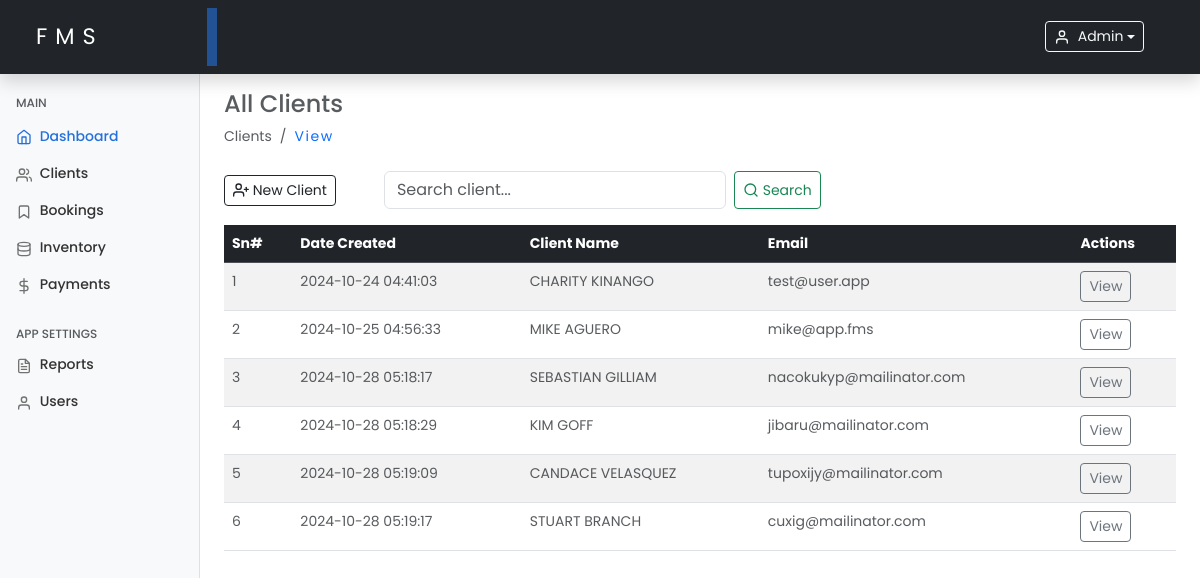
The page /clients.php (signed in) on the database its author committed.
### tables this page shows
CREATE TABLE `clients` (
  `id` int(11) NOT NULL,
  `client_name` varchar(100) NOT NULL,
  `client_phone` varchar(20) NOT NULL,
  `client_email` varchar(100) DEFAULT NULL,
  `client_address` varchar(255) DEFAULT NULL,
  `deceased_name` varchar(100) NOT NULL,
  `deceased_age` int(3) NOT NULL,
  `deceased_date_of_death` date NOT NULL,
  `deceased_cause` enum('natural','sickness','accident','other') NOT NULL,
  `deceased_gender` enum('male','female','other') NOT NULL,
  `created_at` timestamp NOT NULL DEFAULT current_timestamp(),
  `updated_at` timestamp NOT NULL DEFAULT current_timestamp() ON UPDATE current_timestamp()
);

### includes/functions.php (called while the page is built, shortened)
<?php
require_once 'config.php';
function getClients()
{
    global $conn;
    $clients = [];
    $sql = "SELECT * FROM clients";
    $result = $conn->query($sql);
    if ($result->num_rows > 0) {
        while ($row = $result->fetch_assoc()) {
            $clients[] = $row;
        }
    }
    return $clients;
}

### clients.php (the view, shortened to what this page needs)
<?php
include 'includes/functions.php';
$clients = getClients();
include './includes/header.php';
include './includes/sidebar.php';
?>
<main class="col-md-9 ms-sm-auto col-lg-10 px-md-4 mt-2">
    <h4 class="text-muted text-capitalize mt-2">all clients</h4>
    <ol class="breadcrumb mb-2">
        <li class="breadcrumb-item active">Clients</li>
        <li class="breadcrumb-item">
            <a class="text-decoration-none hover-underline" href="./clients.php">View</a>
        </li>
    </ol>
    <div class="d-flex justify-content-start flex-wrap flex-md-nowrap align-items-center pt-3 pb-2 mb-2 border-bottom-none">
        <button type="button" class="btn btn-sm btn-outline-dark me-5 d-flex align-items-center" data-bs-toggle="modal" data-bs-target="#exampleModal">
            <span data-feather="user-plus"></span>&nbsp;New Client
        </button>
        <form class="d-flex" onsubmit="return false;">
            <input class="form-control me-2" type="search" id="searchInput" placeholder="Search client..." aria-label="Search" required>
            <button class="btn btn-sm btn-outline-success d-flex align-items-center" id="searchButton" type="button">
                <span data-feather="search"></span>&nbsp;Search
            </button>
        </form>
    </div>
    <div class="table-responsive">
        <table class="table table-striped table-hover table-lg">
            <thead class="table-dark">
                <tr>
                    <th>Sn#</th>
                    <th>Date Created</th>
                    <th>Client Name</th>
                    <th>Email</th>
                    <th>Actions</th>
                </tr>
            </thead>
            <tbody>
                <?php if (empty($clients)): ?>
                    <tr>
                        <td colspan="5" class="text-center text-danger">
                            <strong>Ooops! No clients found.</strong>
                        </td>
                    </tr>
                <?php else: ?>
                    <?php foreach ($clients as $index => $client): ?>
                        <tr>
                            <td class="text-muted"><?php echo $index + 1; ?></td>
                            <td class="text-muted"><?php echo htmlspecialchars($client['created_at']); ?></td>
                            <td class="text-muted text-uppercase"><?php echo htmlspecialchars($client['client_name']); ?></td>
                            <td class="text-muted"><?php echo htmlspecialchars($client['client_email']); ?></td>
                            <td>
                                <a class="btn btn-sm btn-outline-secondary" href="viewClient.php?id=<?php echo $client['id']; ?>" class="btn btn-sm btn-success btn-sm">View</a>
                            </td>
                        </tr>
                    <?php endforeach; ?>
                <?php endif; ?>
            </tbody>
        </table>
    </div>
</main>
<?php include './includes/footer.php'; ?>

### assets/css/dashboard.css (style rules this page uses)
* { margin: 0; padding: 0; box-sizing: border-box; }
body { font-size: .875rem; font-family: "Poppins", sans-serif; }
.feather { width: 16px; height: 16px; vertical-align: text-bottom; }

### includes/header.php (style rules this page uses)
.active { background-color: transparent !important; }
.text-decoration-none { font-weight: 400; letter-spacing: 0.1rem; text-decoration: none !important; }

### rows shown on the page
clients: created_at "2024-10-24 04:41:03", client_name "CHARITY KINANGO", client_email "test@user.app"
clients: created_at "2024-10-25 04:56:33", client_name "MIKE AGUERO", client_email "mike@app.fms"
clients: created_at "2024-10-28 05:18:17", client_name "SEBASTIAN GILLIAM", client_email "nacokukyp@mailinator.com"
clients: created_at "2024-10-28 05:18:29", client_name "KIM GOFF", client_email "jibaru@mailinator.com"
clients: created_at "2024-10-28 05:19:09", client_name "CANDACE VELASQUEZ", client_email "tupoxijy@mailinator.com"
clients: created_at "2024-10-28 05:19:17", client_name "STUART BRANCH", client_email "cuxig@mailinator.com"

### other values the page prints
$_SESSION['username'] "Admin"
